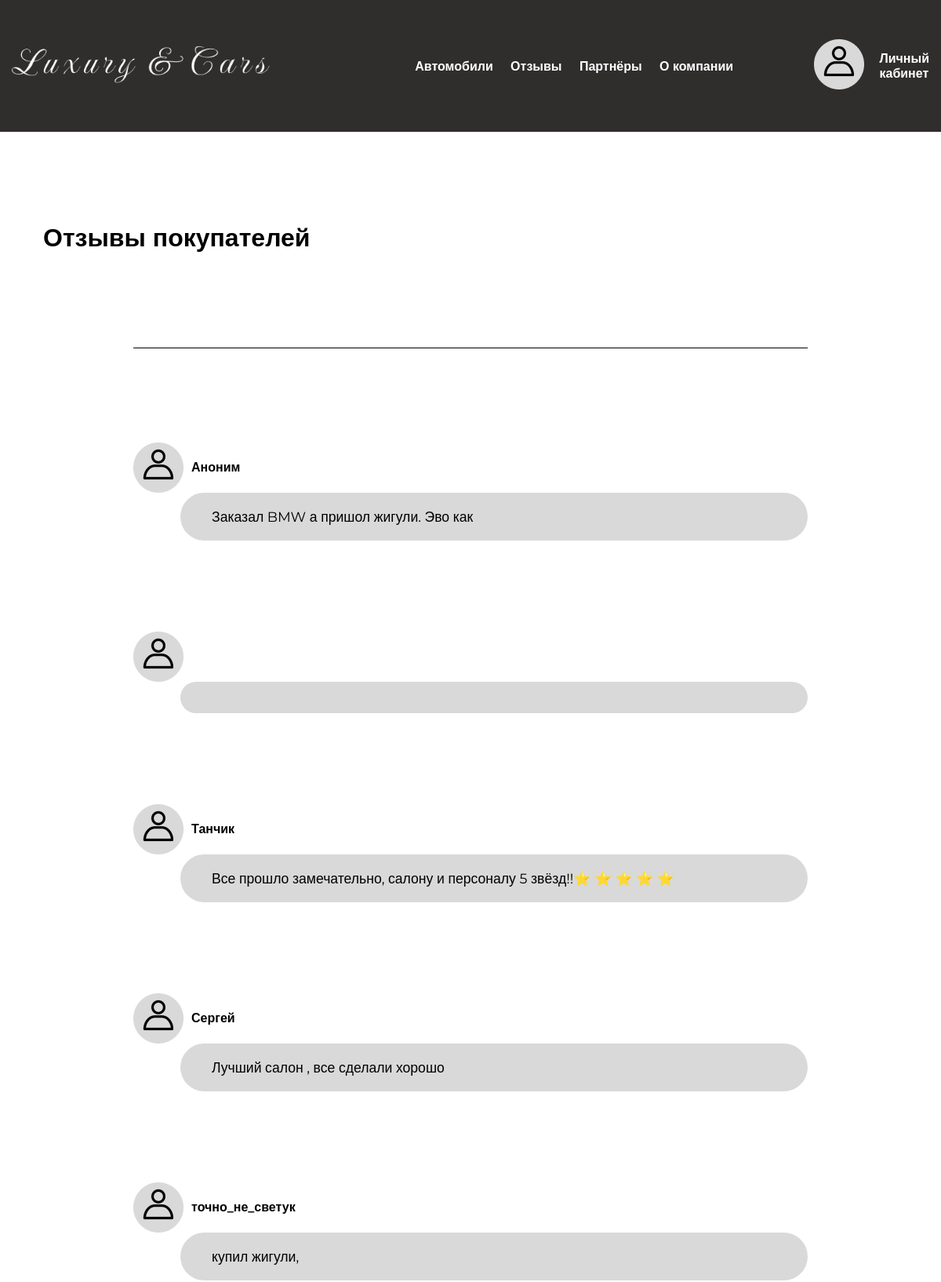
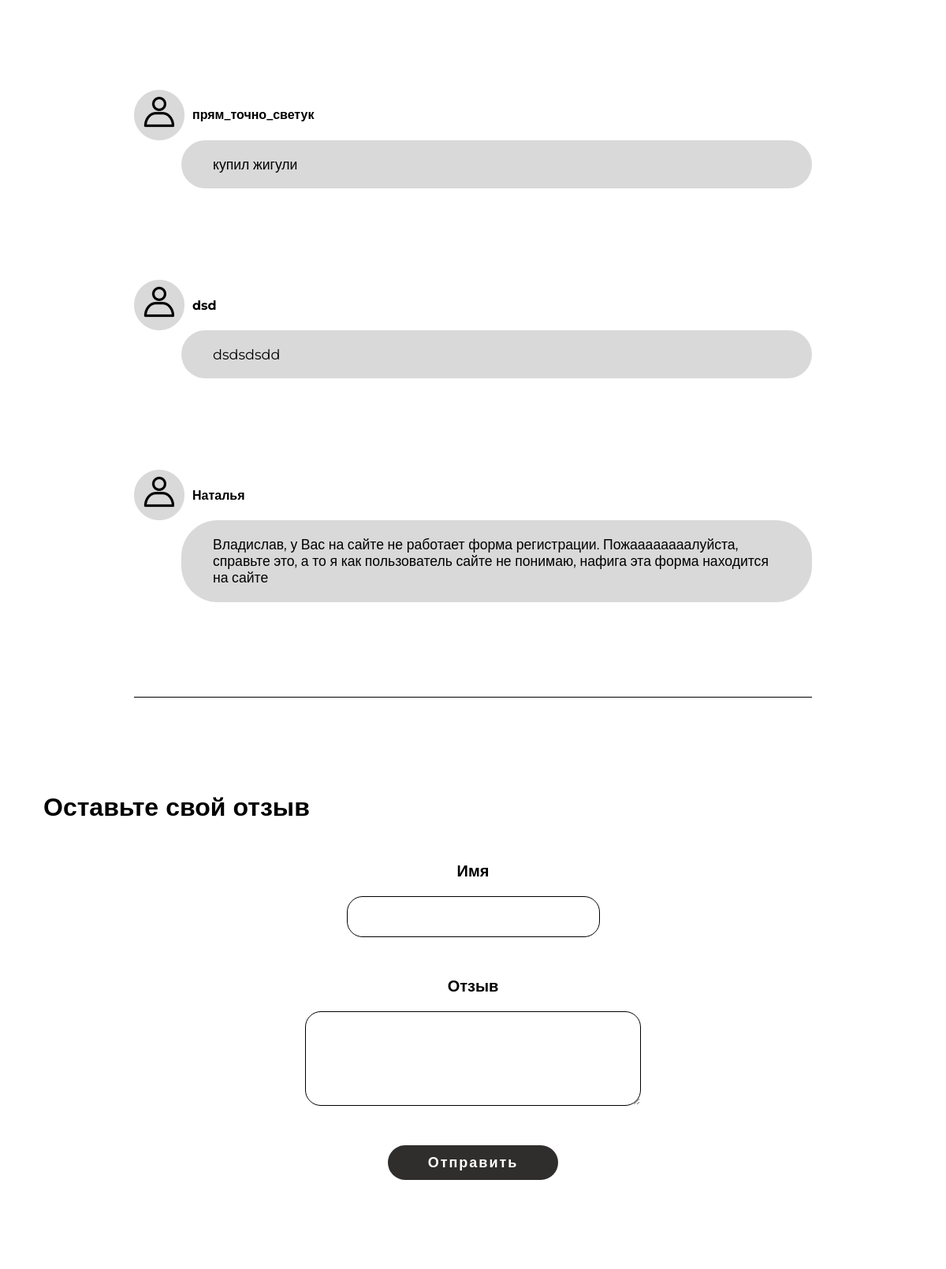
/documents/reviews.php (upper part), run on the app's committed database (2 pictures, top to bottom).
### tables this page shows
CREATE TABLE `guest` (
  `ID` int(3) NOT NULL,
  `name` text NOT NULL,
  `text` text NOT NULL
);

### documents/reviews.php (the view, shortened to what this page needs)
<!DOCTYPE html>
<html>
<head>
    <link rel="stylesheet" href="/assets/styles/general.css">
    <link rel="stylesheet" href="/assets/styles/reviews.css">
    <link rel="stylesheet" href="/assets/styles/personal_account.css">
</head>
<body>
    <header>
        <div class="container">
            <div class="header__wrapper">
                <a class="logo" href="../index.html"><img src="/assets/images/logo.png" alt="logo"></a>
                <nav>
                    <ul>
                        <li><a href="/documents/cars.html">Автомобили</a></li>
                        <li><a href="/documents/reviews.php">Отзывы</a></li>
                        <li><a href="/documents/partners.html">Партнёры</a></li>
                        <li><a href="/documents/about_the_company.html">О компании</a></li>
                    </ul>
                </nav>
                <div class="personal_account">
                    <a href="/documents/personal_account.html"><img src="/assets/images/account.png" alt="account"></a>
                    <a href="/documents/personal_account.html">Личный<br>кабинет</a>
                </div>
            </div>
        </div>
    </header>
    <section class="reviews">
        <div class="container">
            <div class="reviews__wrapper">
                <h2>Отзывы покупателей</h2>
                <div class="buyer_cards">
                    <div class="line"></div>
                    <?php
                    $mysqli = new mysqli('localhost', 'shvartuo_grant', 'Shvarts1517.', 'shvartuo_grant');
                    $query = "SELECT * FROM guest WHERE 1";
                    $result = $mysqli->query($query);
                    while ($row = $result->fetch_assoc()) {
                        echo '<div class="buyer_card">
                        <div class="user__account">
                            <img src="/assets/images/account.png" alt="buyer">
                            <span>' . $row["name"] . '</span>
                        </div>
                        <p>' . $row["text"] . '</p>
                        </div>';
                    }
                    ?>
                    <div class="line"></div>
                </div>
                <h2>Оставьте свой отзыв</h2>
                <form method="post" class="reviews-form">
                    <label for="name">Имя</label>
                    <input type="text" name="name" autocomplete="off">
                    <label for="comment">Отзыв</label>
                    <textarea name="comment" id="preferences" cols="30" rows="10" autocomplete="off"></textarea>
                    <input type="submit" name="formSubmit" value="Отправить" class="general_link">
                </form>
            </div>
        </div>
    </section>
</body>
</html>

### assets/styles/general.css (style rules this page uses)
* { margin: 0; padding: 0; box-sizing: border-box; list-style: none; text-decoration: none; }
.container { max-width: 1230px; width: 100%; height: 100%; margin: 0 auto; padding: 0 15px; }
body { font-size: 1em; font-weight: bold; line-height: 1.2; font-family: 'Montserrat', sans-serif; }
header { padding: 50px 0; }
h2 { font-size: 32px; }
.header__wrapper { display: flex; justify-content: space-between; align-items: center; height: 100%; }
header a { color: white; font-weight: 600; }
.logo img { max-width: 80%; }
nav ul { display: flex; gap: 1.4em; }
.personal_account { display: flex; align-items: center; gap: 1.2em; }
header, footer { background-color: #302D2D; width: 100%; }
.general_link { font-weight: 700; color: white; background-color: #302D2D; padding: 10px 50px; border: 1px solid transparent; border-radius: 82px; letter-spacing: 2px; max-width: fit-content; }
.line { background: black; max-width: 1230px; height: 1px; margin: 0 auto; margin: 120px 0; }

### assets/styles/reviews.css (style rules this page uses)
.reviews__wrapper { display: flex; flex-direction: column; align-items: center; margin: 116px 0; }
.reviews__wrapper h2 { align-self: baseline; padding-left: 40px; }
.buyer_cards { max-width: 1200px; }
.buyer_card { margin-top: 116px; }
.buyer_card p { background-color: #D9D9D9; border-radius: 46px; max-width: 800px; padding: 20px 40px; margin-left: 60px; font-weight: 400; font-size: 1.1em; }
.user__account { display: flex; align-items: center; gap: 10px; }
.reviews-form { margin-top: 50px; }

### assets/styles/personal_account.css (style rules this page uses)
form { display: flex; flex-wrap: wrap; flex-direction: column; align-items: center; justify-content: center; }
label { margin-top: 50px; font-size: 20px; }
label:first-child { margin-top: 0; }
input { text-align: center; }
#preferences, input { margin-top: 20px; border-radius: 20px; border: 1px solid black; font-size: 18px; font-family: 'Montserrat', sans-serif; font-weight: 500; padding: 14px 50px; }
#preferences { max-height: 120px; }
.general_link { margin-top: 50px; font-size: 18px; }

### data on the page
guest: name "Аноним", text "Заказал BMW а пришол жигули. Эво как"
guest: name "Танчик", text "Все прошло замечательно, салону и персоналу 5 звёзд!!⭐ ⭐ ⭐ ⭐ ⭐"
guest: name "Сергей", text "Лучший салон , все сделали хорошо"
guest: name "точно_не_светук", text "купил жигули,"
guest: name "прям_точно_светук", text "купил жигули"
guest: name "dsd", text "dsdsdsdd"
guest: name "Наталья", text "Владислав, у Вас на сайте не работает форма регистрации. Пожаааааааалуйста, справьте это, а то я как пользователь сайте не понимаю, нафига эта форма находится на сайте"
